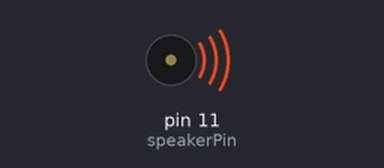
A sketch run on a simulated Arduino Uno, built with avr-gcc and run on an emulated ATmega328P. Parts: buzzer (waves = sounding).

Above: at 0.1 s.
At 1.1 s:
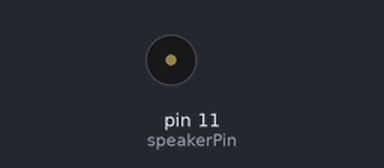
Timing chart, 0 to 2.6 s (numbered marks = the images above):
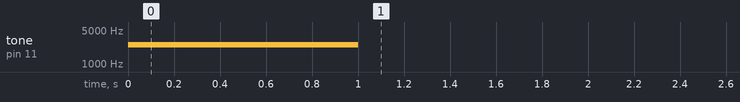

Measured:
- by itself, tone on pin 11 (speakerPin): silent → 2500 Hz at 0.00 s, → silent 1.0 s later

The sketch:

speaker_test.ino
```cpp
#include <Servo.h> //include libraries
#include <stdio.h>
#include <stdlib.h>

//Global Variable Declarations

int speakerPin = 11;   // Digital pin number for the speaker
int duration = 1000;   // Duration of the tone (ms)
int frequency = 2500;  // Frequency of the tone (Hz)


// Setup function

void setup() {
  // put your setup code here, to run once:

  tone(speakerPin, frequency, duration);    // Play the tone using the built-in tone function

}

// Main loop

void loop() {

  // Do nothing forever and ever

}
```
